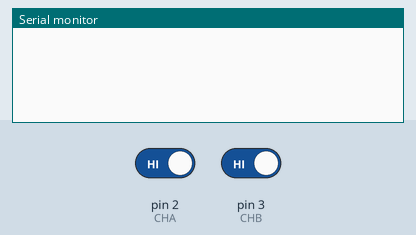
The sketch below on a simulated Arduino Uno, built with avr-gcc and run on an emulated ATmega328P. Shown: the last lines printed to the serial monitor. The test bench sets the inputs (shaded band); at power-on: pin 2 (CHA) HIGH, pin 3 (CHB) HIGH.

Above: at 1.2 s.
1.3 s: pin 2 (CHA) driven LOW
At 1.6 s:
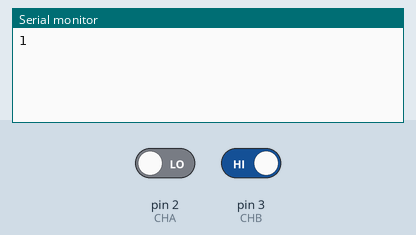
2.8 s: pin 3 (CHB) driven LOW
At 4.0 s:
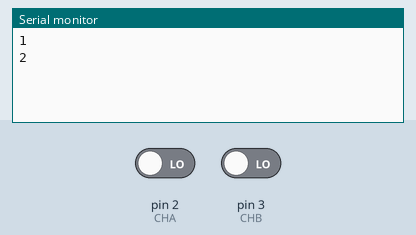
4.3 s: pin 2 (CHA) driven HIGH
At 5.1 s:
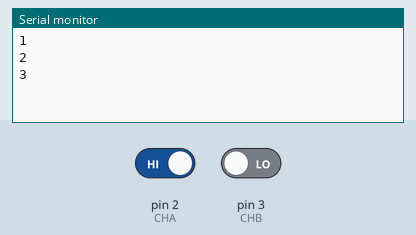
5.8 s: pin 3 (CHB) driven HIGH
At 6.3 s:
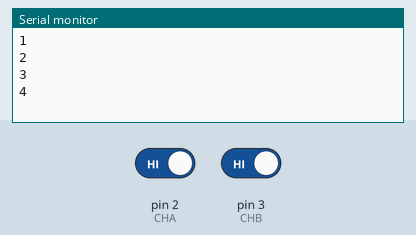
Timing chart, 0 to 8.3 s (numbered marks = the images above; inputs shaded):
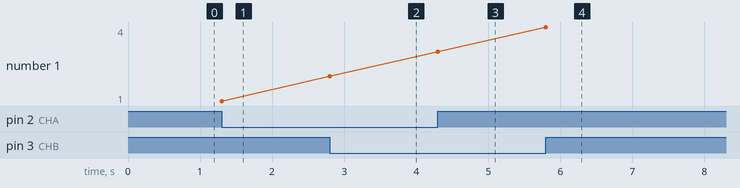

Measured:
- after the input at 1.3 s, the serial monitor: prints a new line at once (image 1)
- after the input at 2.8 s, the serial monitor: prints a new line at once (image 2)
- after the input at 4.3 s, the serial monitor: prints a new line at once (image 3)
- after the input at 5.8 s, the serial monitor: prints a new line at once (image 4)
- plotted number 1: 1 → 2 after the input at 2.8 s, 2 → 3 after the input at 4.3 s, 3 → 4 after the input at 5.8 s

The sketch:

codigo_base.ino
```cpp
#define CHA 2// Implmentación de apodos para los pines
#define CHB 3


#define avance 2
#define retroceso 1
#define quieto 0

int inOldA;// variable estado anterior de CHA
int inOldB;// variable estado anterior de CHB
int inNowA;// variable estado actual de CHA
int inNowB;// variable estado actual de CHB
int inAuxA;
int inAuxB;

byte encoder();

int distancia=0;
int contador=0;
void setup()
{
  Serial.begin(9600);
  inOldA=digitalRead(CHA);// se setea previamente el estado inicial de los dos CH
  inOldB=digitalRead(CHB);
}

void loop()
{
  int lectura=encoder();
  if(lectura != 0 )
  {
    if(lectura==avance)contador++;
    else contador--;
    Serial.println(contador);
  }
}

byte encoder()
{
  inNowA=digitalRead(CHA);
  inNowB=digitalRead(CHB);

  if(inNowA !=inOldA || inNowB !=inOldB )
  {
    inAuxA=inOldA;
    inAuxB=inOldB;
    inOldA=inNowA;
    inOldB=inNowB;

//-------condicion anterior---**---condicion actual--------
    if(inAuxA==0 && inAuxB==1 && inNowA==0 && inNowB==0) return 2; // avance
    if(inAuxA==0 && inAuxB==1 && inNowA==1 && inNowB==1) return 1; // retroceso

    if(inAuxA==0 && inAuxB==0 && inNowA==1 && inNowB==0) return 2; // avance
    if(inAuxA==0 && inAuxB==0 && inNowA==0 && inNowB==1) return 1; // retroceso

    if(inAuxA==1 && inAuxB==0 && inNowA==1 && inNowB==1) return 2; // avance
    if(inAuxA==1 && inAuxB==0 && inNowA==0 && inNowB==0) return 1; // retroceso

    if(inAuxA==1 && inAuxB==1 && inNowA==0 && inNowB==1) return 2; // avance
    if(inAuxA==1 && inAuxB==1 && inNowA==1 && inNowB==0) return 1; // retroceso
  }
  else return 0;//quieto
}
```
